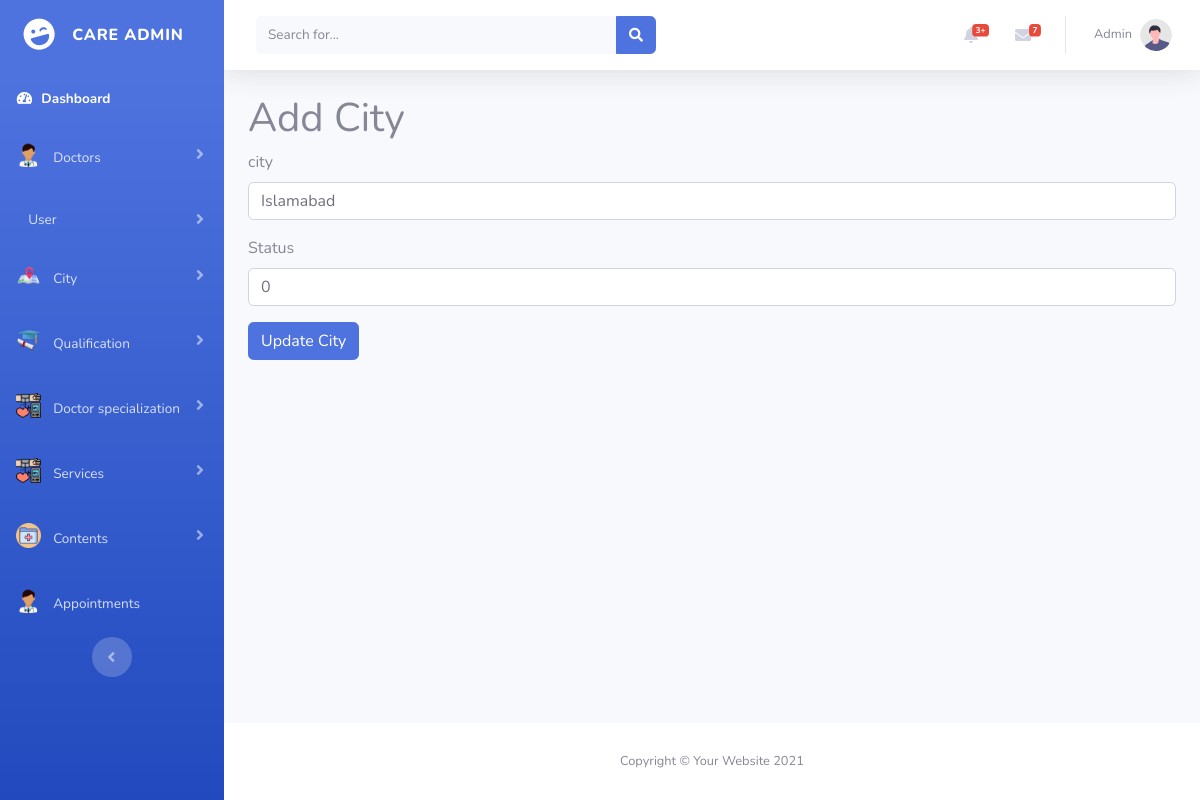
The page /admin/updatecity.php?id=2 (signed in) on the database as committed earlier.
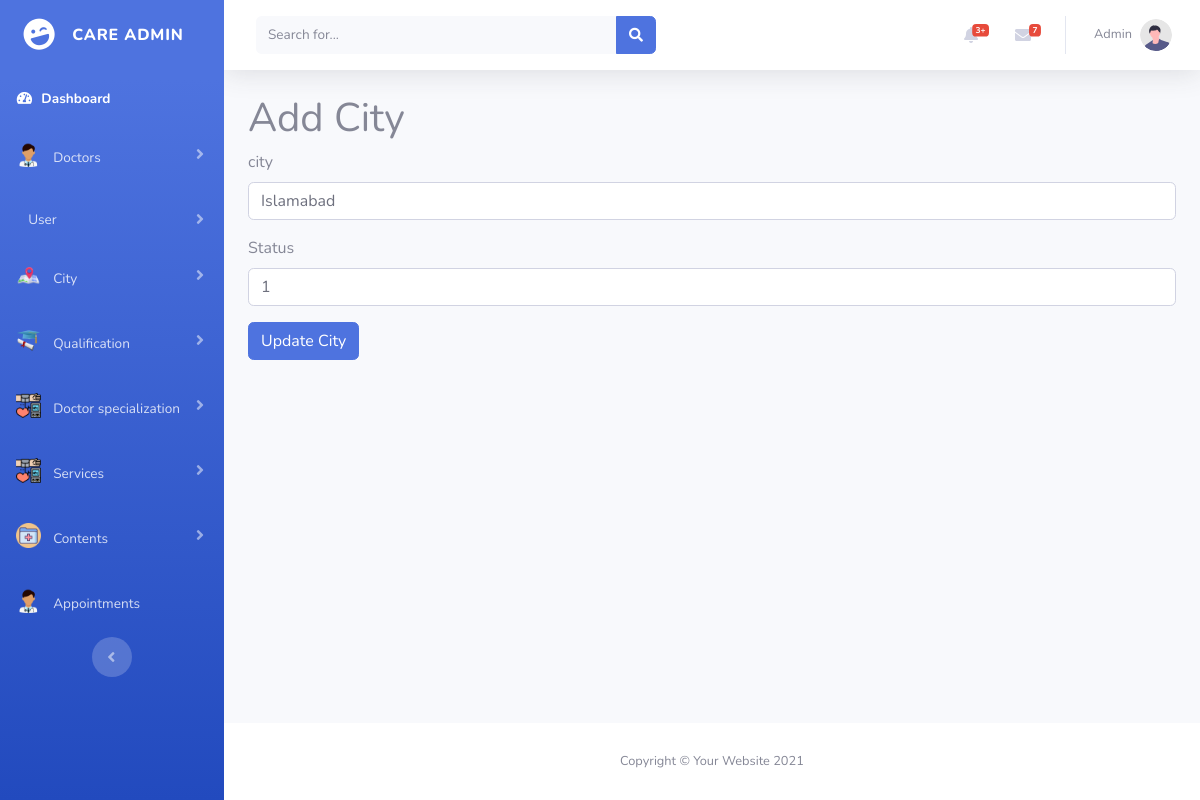
The same page on the database as committed later.
### tables this page shows
CREATE TABLE `city` (
  `city_id` int(11) NOT NULL,
  `city_name` varchar(100) NOT NULL,
  `status` int(11) NOT NULL
);

### admin/updatecity.php (the view, shortened to what this page needs)
<?php
include("connection.php");
$id = $_GET['id'];
$select_city_row = "SELECT * FROM `city` WHERE city_id = $id";
$run_select_city_row = mysqli_query($connection, $select_city_row);
$fetched_city_row = mysqli_fetch_array($run_select_city_row);
?>
<!DOCTYPE html>
<html lang="en">
<head>
    <link href="vendor/fontawesome-free/css/all.min.css" rel="stylesheet" type="text/css">
    <link href="https://cdn.jsdelivr.net/npm/bootstrap@5.0.2/dist/css/bootstrap.min.css" rel="stylesheet"
>
    <link href="css/sb-admin-2.min.css" rel="stylesheet">
</head>
<body id="page-top">
    <div id="wrapper">
        <?php include 'sidebar.php'; ?>
        <div id="content-wrapper" class="d-flex flex-column">
            <div id="content">
                <?php include 'topbar.php'; ?>
                <div class="container">
                    <form method="POST">
                        <h1>Add City</h1>
                        <div class="mb-3">
                            <label class="form-label">city</label>
                            <input type="text" value="<?php echo $fetched_city_row['city_name'] ?>" class="form-control"
                                name="city_name">
                        </div>
                        <div class="mb-3">
                            <label class="form-label">Status</label>
                            <input type="text" value="<?php echo $fetched_city_row['status'] ?>" class="form-control"
                                name="status">
                        </div>
                        <button type="submit" class="btn btn-primary" name="btn_update_city">Update City</button>
                    </form>
                </div>
            </div>
            <?php include 'footer.php'; ?>
        </div>
    </div>
</body>
</html>

Rows that differ between the two databases and show on the page:
changed city "Islamabad": status "0" → "1"
